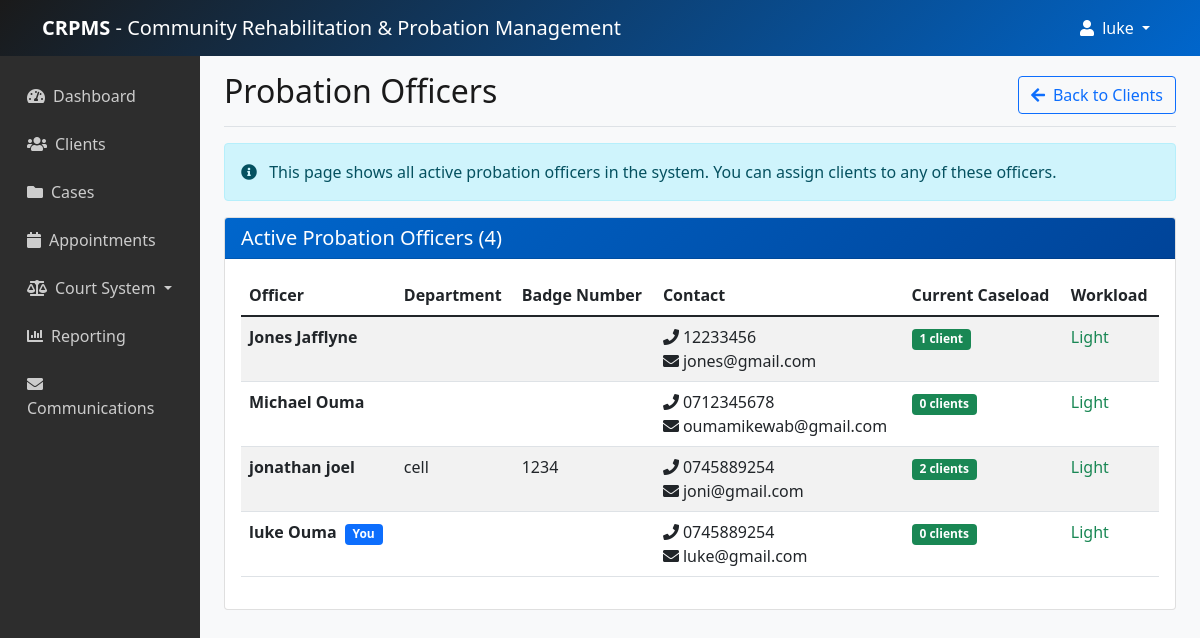
Screenshot of /users/officers/ (signed in) with the database file from the repository.
### users/models.py (models this page shows, shortened)
class User(AbstractUser):
    USER_TYPE_CHOICES = (
        ('admin', 'System Administrator'),
        ('officer', 'Probation Officer'),
        ('staff', 'Support Staff'),
        ('judge', 'Judge'),
    )
    user_type = models.CharField(max_length=20, choices=USER_TYPE_CHOICES, default='officer')
    phone = models.CharField(max_length=20, blank=True)
    department = models.CharField(max_length=100, blank=True)
    badge_number = models.CharField(max_length=50, blank=True)
    profile_picture = models.ImageField(upload_to='profiles/', blank=True)
    is_active_officer = models.BooleanField(default=True)  # Track if officer is active
    court_jurisdiction = models.CharField(max_length=100, blank=True)  # For judges

### users/views.py (the view)
# urls.py: path('officers/', views.officer_list, name='officer_list'),
@login_required
def officer_list(request):
    officers = User.objects.filter(user_type='officer', is_active_officer=True).order_by('first_name', 'last_name')
    for officer in officers:
        officer.caseload_count = officer.client_set.count()
    context = {
        'officers': officers,
    }
    return render(request, 'users/officer_list.html', context)

### core/context_processors.py (called while the page is built)
def has_group_permission(request):
    def check_group(group_name):
        return request.user.groups.filter(name=group_name).exists()
    return {'has_group_permission': check_group}

### templates/users/officer_list.html (shortened to what this page needs)
{% extends 'base.html' %}
{% load humanize %}
{% block content %}
<div class="d-flex justify-content-between flex-wrap flex-md-nowrap align-items-center pt-3 pb-2 mb-3 border-bottom">
    <h1 class="h2">Probation Officers</h1>
    <div class="btn-toolbar mb-2 mb-md-0">
        <a href="{% url 'client_list' %}" class="btn btn-outline-primary">
            <i class="fas fa-arrow-left me-2"></i>Back to Clients
        </a>
    </div>
</div>
<div class="alert alert-info">
    <i class="fas fa-info-circle me-2"></i>
    This page shows all active probation officers in the system. You can assign clients to any of these officers.
</div>
<div class="card">
    <div class="card-header">
        <h5 class="card-title mb-0">Active Probation Officers ({{ officers.count }})</h5>
    </div>
    <div class="card-body">
        <div class="table-responsive">
            <table class="table table-striped">
                <thead>
                    <tr>
                        <th>Officer</th>
                        <th>Department</th>
                        <th>Badge Number</th>
                        <th>Contact</th>
                        <th>Current Caseload</th>
                        <th>Workload</th>
                    </tr>
                </thead>
                <tbody>
                    {% for officer in officers %}
                    <tr>
                        <td>
                            <strong>{{ officer.get_full_name }}</strong>
                            {% if officer == user %}
                            <span class="badge bg-primary ms-1">You</span>
                            {% endif %}
                        </td>
                        <td>{{ officer.department }}</td>
                        <td>{{ officer.badge_number }}</td>
                        <td>
                            {% if officer.phone %}
                            <i class="fas fa-phone me-1"></i>{{ officer.phone }}
                            {% endif %}
                            {% if officer.email %}
                            <br><i class="fas fa-envelope me-1"></i>{{ officer.email }}
                            {% endif %}
                        </td>
                        <td>
                            <span class="badge
                                {% if officer.caseload_count > 20 %}bg-danger
                                {% elif officer.caseload_count > 10 %}bg-warning
                                {% else %}bg-success{% endif %}">
                                {{ officer.caseload_count }} client{{ officer.caseload_count|pluralize }}
                            </span>
                        </td>
                        <td>
                            {% if officer.caseload_count > 20 %}
                            <span class="text-danger">Heavy</span>
                            {% elif officer.caseload_count > 10 %}
                            <span class="text-warning">Moderate</span>
                            {% else %}
                            <span class="text-success">Light</span>
                            {% endif %}
                        </td>
                    </tr>
                    {% endfor %}
                </tbody>
            </table>
        </div>
    </div>
</div>
{% endblock %}

### templates/base.html (shortened to what this page needs)
<!DOCTYPE html>
<html lang="en">
<head>
    <link href="https://cdn.jsdelivr.net/npm/bootstrap@5.1.3/dist/css/bootstrap.min.css" rel="stylesheet">
    <link rel="stylesheet" href="https://cdnjs.cloudflare.com/ajax/libs/font-awesome/5.15.4/css/all.min.css">
</head>
<body>
<nav class="navbar navbar-expand-lg navbar-dark">
    <div class="container">
        <a class="navbar-brand" href="{% url 'dashboard' %}">
            <strong>CRPMS</strong> - Community Rehabilitation & Probation Management
        </a>
        <div class="collapse navbar-collapse" id="navbarNav">
            <div class="navbar-nav ms-auto">
                {% if user.is_authenticated %}
                    <div class="nav-item dropdown">
                        <a class="nav-link dropdown-toggle" href="#" id="navbarDropdown" role="button" data-bs-toggle="dropdown" aria-expanded="false">
                            <i class="fas fa-user me-1"></i>
                            {{ user.first_name|default:user.username }}
                        </a>
                    </div>
                {% endif %}
            </div>
        </div>
    </div>
</nav>
    <div class="container-fluid">
        <div class="row">
            {% if user.is_authenticated %}
            <div class="col-md-3 col-lg-2 sidebar d-md-block">
                <div class="position-sticky pt-3">
                    <ul class="nav flex-column">
                        <li class="nav-item">
                            <a class="nav-link" href="{% url 'dashboard' %}">
                                <i class="fas fa-tachometer-alt me-2"></i>Dashboard
                            </a>
                        </li>
                        {% if user.user_type == 'judge' %}
                        <li class="nav-item">
                            <a class="nav-link" href="{% url 'judges:judge_dashboard' %}">
                                <i class="fas fa-gavel me-2"></i>Judicial Portal
                            </a>
                        </li>
                        <li class="nav-item">
                            <a class="nav-link" href="{% url 'judges:judge_cases' %}">
                                <i class="fas fa-list me-2"></i>My Cases
                            </a>
                        </li>
                        <li class="nav-item">
                            <a class="nav-link" href="{% url 'judges:court_calendar' %}">
                                <i class="fas fa-calendar-alt me-2"></i>Court Calendar
                            </a>
                        </li>
                        <li class="nav-item">
                            <a class="nav-link" href="{% url 'judges:judicial_reviews' %}">
                                <i class="fas fa-clipboard-check me-2"></i>Judicial Reviews
                            </a>
                        </li>
                        {% else %}
                        <li class="nav-item">
                            <a class="nav-link" href="{% url 'client_list' %}">
                                <i class="fas fa-users me-2"></i>Clients
                            </a>
                        </li>
                        <li class="nav-item">
                            <a class="nav-link" href="{% url 'case_list' %}">
                                <i class="fas fa-folder me-2"></i>Cases
                            </a>
                        </li>
                        <li class="nav-item">
                            <a class="nav-link" href="{% url 'appointment_list' %}">
                                <i class="fas fa-calendar me-2"></i>Appointments
                            </a>
                        </li>
                        {% endif %}
                        <li class="nav-item dropdown">
                            <a class="nav-link dropdown-toggle" href="#" id="courtsDropdown" role="button" data-bs-toggle="dropdown" aria-expanded="false">
                                <i class="fas fa-balance-scale me-2"></i>Court System
                            </a>
                        </li>
                        <li class="nav-item">
                            <a class="nav-link" href="{% url 'report_list' %}">
                                <i class="fas fa-chart-bar me-2"></i>Reporting
                            </a>
                        </li>
                        <li class="nav-item">
                            <a class="nav-link" href="{% url 'message_list' %}">
                                <i class="fas fa-envelope me-2"></i>Communications
                            </a>
                        </li>
                    </ul>
                </div>
            </div>
            {% endif %}
            <main class="col-md-9 ms-sm-auto col-lg-10 px-md-4">
                {% block content %}
                {% endblock %}
            </main>
        </div>
    </div>
</body>
</html>

### templates/base.html (style rules this page uses)
:root { --primary-blue: #0066cc; --dark-blue: #004499; --light-blue: #e6f2ff; --dark-black: #1a1a1a; --medium-black: #2d2d2d; --light-gray: #f8f9fa; }
body { background-color: var(--light-gray); color: var(--dark-black); }
.navbar { background: linear-gradient(135deg, var(--dark-black) 0%, var(--primary-blue) 100%); }
.navbar-brand, .navbar-nav .nav-link { color: white !important; }
.card-header { background: linear-gradient(135deg, var(--primary-blue) 0%, var(--dark-blue) 100%); color: white; }
.sidebar { background-color: var(--medium-black); min-height: calc(100vh - 56px); color: white; }
.sidebar .nav-link { color: #ccc; padding: 10px 15px; margin: 2px 0; }

### rows the page displays
User: first_name "luke", get_full_name "luke Ouma", shows "You", phone "0745889254", email "luke@gmail.com", caseload_count "0", shows "Light"
User: get_full_name "Jones Jafflyne", phone "12233456", email "jones@gmail.com", caseload_count "1", shows "Light"
User: get_full_name "Michael Ouma", phone "0712345678", email "oumamikewab@gmail.com", caseload_count "0", shows "Light"
User: get_full_name "jonathan joel", department "cell", badge_number "1234", phone "0745889254", email "joni@gmail.com", caseload_count "2", shows "Light"

### other values shown
{{ officers.count }} "4"
